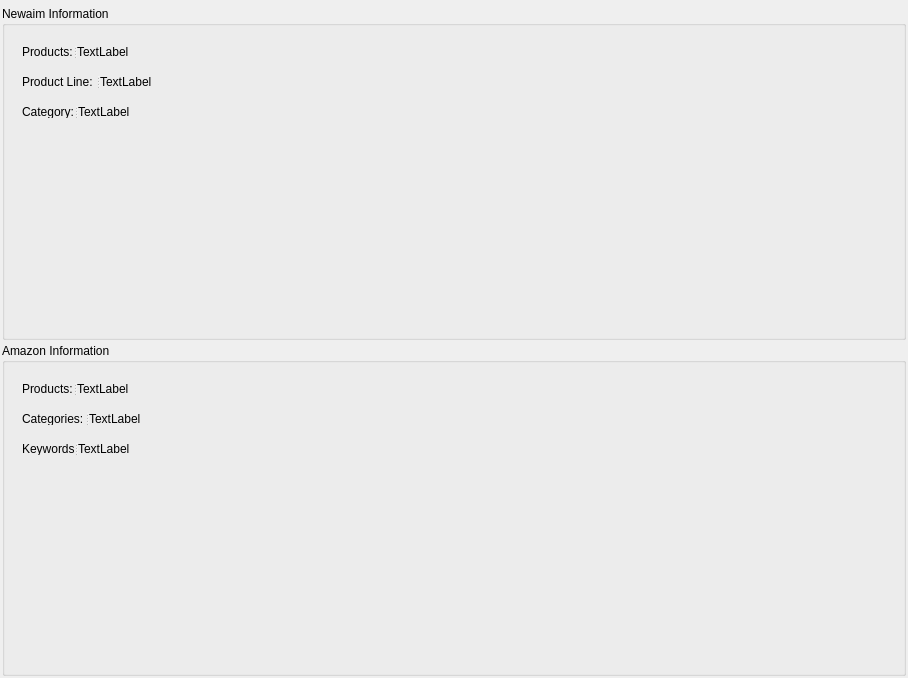
<?xml version="1.0" encoding="UTF-8"?>
<ui version="4.0">
 <class>twDashboard</class>
 <widget class="QWidget" name="twDashboard">
  <property name="geometry">
   <rect>
    <x>0</x>
    <y>0</y>
    <width>908</width>
    <height>678</height>
   </rect>
  </property>
  <property name="windowTitle">
   <string>Dashboard</string>
  </property>
  <layout class="QVBoxLayout" name="vlDashboard" stretch="0,0">
   <property name="spacing">
    <number>3</number>
   </property>
   <property name="leftMargin">
    <number>2</number>
   </property>
   <property name="topMargin">
    <number>6</number>
   </property>
   <property name="rightMargin">
    <number>2</number>
   </property>
   <property name="bottomMargin">
    <number>2</number>
   </property>
   <item>
    <widget class="QGroupBox" name="groupBox">
     <property name="title">
      <string>Newaim Information</string>
     </property>
     <widget class="QSplitter" name="splitter">
      <property name="geometry">
       <rect>
        <x>20</x>
        <y>40</y>
        <width>108</width>
        <height>12</height>
       </rect>
      </property>
      <property name="orientation">
       <enum>Qt::Horizontal</enum>
      </property>
      <widget class="QLabel" name="label">
       <property name="text">
        <string>Products:</string>
       </property>
      </widget>
      <widget class="QLabel" name="na_product_value">
       <property name="text">
        <string>TextLabel</string>
       </property>
      </widget>
     </widget>
     <widget class="QSplitter" name="splitter_2">
      <property name="geometry">
       <rect>
        <x>20</x>
        <y>70</y>
        <width>132</width>
        <height>12</height>
       </rect>
      </property>
      <property name="orientation">
       <enum>Qt::Horizontal</enum>
      </property>
      <widget class="QLabel" name="label_2">
       <property name="text">
        <string>Product Line:</string>
       </property>
      </widget>
      <widget class="QLabel" name="na_productLine_value">
       <property name="text">
        <string>TextLabel</string>
       </property>
      </widget>
     </widget>
     <widget class="QSplitter" name="splitter_3">
      <property name="geometry">
       <rect>
        <x>20</x>
        <y>100</y>
        <width>108</width>
        <height>12</height>
       </rect>
      </property>
      <property name="orientation">
       <enum>Qt::Horizontal</enum>
      </property>
      <widget class="QLabel" name="label_3">
       <property name="text">
        <string>Category:</string>
       </property>
      </widget>
      <widget class="QLabel" name="na_Category_value">
       <property name="text">
        <string>TextLabel</string>
       </property>
      </widget>
     </widget>
    </widget>
   </item>
   <item>
    <widget class="QGroupBox" name="groupBox_2">
     <property name="title">
      <string>Amazon Information</string>
     </property>
     <widget class="QSplitter" name="splitter_6">
      <property name="geometry">
       <rect>
        <x>20</x>
        <y>40</y>
        <width>108</width>
        <height>12</height>
       </rect>
      </property>
      <property name="orientation">
       <enum>Qt::Horizontal</enum>
      </property>
      <widget class="QLabel" name="label_4">
       <property name="text">
        <string>Products:</string>
       </property>
      </widget>
      <widget class="QLabel" name="amazon_produts">
       <property name="text">
        <string>TextLabel</string>
       </property>
      </widget>
     </widget>
     <widget class="QSplitter" name="splitter_5">
      <property name="geometry">
       <rect>
        <x>20</x>
        <y>70</y>
        <width>120</width>
        <height>12</height>
       </rect>
      </property>
      <property name="orientation">
       <enum>Qt::Horizontal</enum>
      </property>
      <widget class="QLabel" name="label_5">
       <property name="text">
        <string>Categories:</string>
       </property>
      </widget>
      <widget class="QLabel" name="amazon_category">
       <property name="text">
        <string>TextLabel</string>
       </property>
      </widget>
     </widget>
     <widget class="QSplitter" name="splitter_4">
      <property name="geometry">
       <rect>
        <x>20</x>
        <y>100</y>
        <width>108</width>
        <height>12</height>
       </rect>
      </property>
      <property name="orientation">
       <enum>Qt::Horizontal</enum>
      </property>
      <widget class="QLabel" name="label_6">
       <property name="text">
        <string>Keywords:</string>
       </property>
      </widget>
      <widget class="QLabel" name="amazon_keywords">
       <property name="text">
        <string>TextLabel</string>
       </property>
      </widget>
     </widget>
    </widget>
   </item>
  </layout>
 </widget>
 <resources>
  <include location="../resource/icons.qrc"/>
 </resources>
 <connections/>
</ui>
